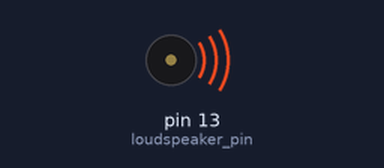
A sketch run on a simulated Arduino Uno, built with avr-gcc and run on an emulated ATmega328P. Shown: buzzer (waves = sounding).

Above: at 0.4 s.
Timing chart, 0 to 23.4 s (numbered marks = the images above):
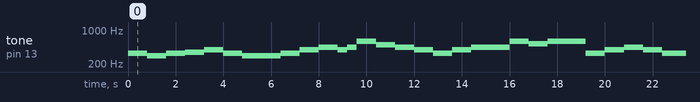

Measured:
- by itself, tone on pin 13 (loudspeaker_pin): plays 330 Hz for 0.80 s, 294 Hz for 0.80 s, 330 Hz for 0.80 s, 349 Hz for 0.80 s, 392 Hz for 0.80 s, 330 Hz for 0.80 s … (146 notes in this stretch)

The sketch:

kansei_oruoru.ino
```cpp
const int loudspeaker_pin = 13;
const int base_time = 16 * 100;


void setup() {
  // put your setup code here, to run once:
  pinMode (loudspeaker_pin, OUTPUT);

}

void loop() {
  // put your main code here, to run repeatedly:
  tone(loudspeaker_pin, 330);
  delay(base_time / 2);
  tone(loudspeaker_pin, 294);
  delay(base_time / 2);
  tone(loudspeaker_pin, 330);
  delay(base_time / 2);
  tone(loudspeaker_pin, 349);
  delay(base_time / 2);
  tone(loudspeaker_pin, 392);
  delay(base_time / 2);
  tone(loudspeaker_pin, 330);
  delay(base_time / 2);
  tone(loudspeaker_pin, 294);
  delay(base_time / 1);
  tone(loudspeaker_pin, 330);
  delay(base_time / 2);
  tone(loudspeaker_pin, 392);
  delay(base_time / 2);
  tone(loudspeaker_pin, 440);
  delay(base_time / 2);
  tone(loudspeaker_pin, 392);
  delay(base_time / 4);
  tone(loudspeaker_pin, 440);
  delay(base_time / 4);
  tone(loudspeaker_pin, 587);
  delay(base_time / 2);
  tone(loudspeaker_pin, 494);
  delay(base_time / 2);
  tone(loudspeaker_pin, 440);
  delay(base_time / 2);
  tone(loudspeaker_pin, 392);
  delay(base_time / 2);
  tone(loudspeaker_pin, 330);
  delay(base_time / 2);
  tone(loudspeaker_pin, 392);
  delay(base_time / 2);
  tone(loudspeaker_pin, 440);
  delay(base_time / 1);
  tone(loudspeaker_pin, 587);
  delay(base_time / 2);
  tone(loudspeaker_pin, 523);
  delay(base_time / 2);
  tone(loudspeaker_pin, 587);
  delay(base_time / 1);
  tone(loudspeaker_pin, 330);
  delay(base_time / 2);
  tone(loudspeaker_pin, 392);
  delay(base_time / 2);
  tone(loudspeaker_pin, 440);
  delay(base_time / 2);
  tone(loudspeaker_pin, 392);
  delay(base_time / 2);
  tone(loudspeaker_pin, 330);
  delay(base_time * 3 / 2 / 2);
  tone(loudspeaker_pin, 392);
  delay(base_time / 4);
  tone(loudspeaker_pin, 294);
  delay(base_time / 1);
  tone(loudspeaker_pin, 440);
  delay(base_time / 2);
  tone(loudspeaker_pin, 523);
  delay(base_time / 2);
  tone(loudspeaker_pin, 587);
  delay(base_time / 1);
  tone(loudspeaker_pin, 523);
  delay(base_time / 2);
  tone(loudspeaker_pin, 587);
  delay(base_time / 2);
  tone(loudspeaker_pin, 440);
  delay(base_time / 2);
  tone(loudspeaker_pin, 392);
  delay(base_time / 2);
  tone(loudspeaker_pin, 440);
  delay(base_time / 2);
  tone(loudspeaker_pin, 392);
  delay(base_time / 4);
  tone(loudspeaker_pin, 330);
  delay(base_time / 4);
  tone(loudspeaker_pin, 294);
  delay(base_time / 1);
  noTone(loudspeaker_pin);
  delay(base_time / 4);
  noTone(loudspeaker_pin);
  delay(base_time / 4);


}
```
